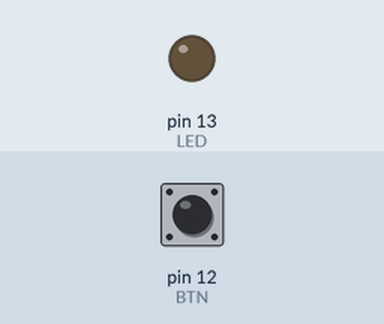
Bench run of a sketch on a simulated Arduino Uno, built with avr-gcc and run on an emulated ATmega328P. Shown: output pins drawn as LEDs (lit = HIGH). The inputs (shaded band) are chosen by the test bench; at power-on: pin 12 (BTN) LOW. What the sketch prints to the serial monitor is not drawn.

Above: at 1.2 s.
1.3 s: pin 12 (BTN) pulled HIGH for 0.15 s
At 1.38 s:
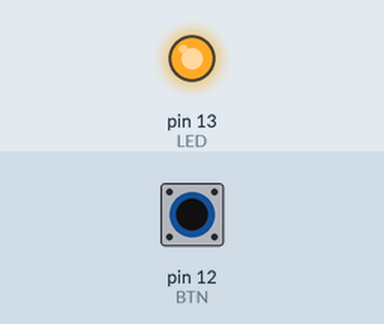
2.9 s: pin 12 (BTN) pulled HIGH for 3.2 s
At 6.6 s:
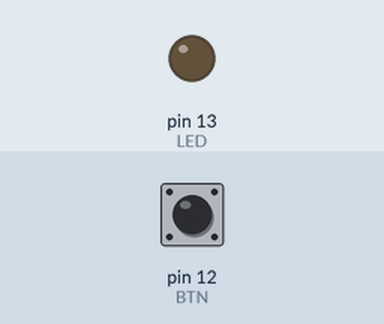
Timing chart, 0 to 8.1 s (numbered marks = the images above; inputs shaded):
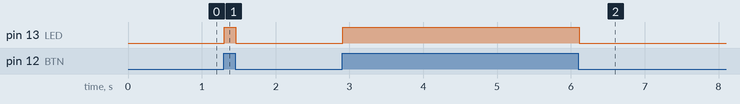

The sketch:

const.ino
```cpp
#define LED 13
const int BTN = 12;

void setup() {
  Serial.begin(9600);
  pinMode(LED, OUTPUT);
  pinMode(BTN, INPUT);
}

void loop() {
  if (digitalRead(BTN) == HIGH) {
    Serial.print(true);
    Serial.print(HIGH);
    Serial.println(OUTPUT);
    digitalWrite(LED, 1);
  } else {
    Serial.print(false);
    Serial.print(LOW);
    Serial.println(INPUT);
    digitalWrite(LED, 0);
  }
}
```

Measured:
- after the input at 1.3 s, pin 13 (LED): LOW → HIGH at once, → LOW 0.15 s later
- after the input at 2.9 s, pin 13 (LED): LOW → HIGH at once, → LOW 3.2 s later
